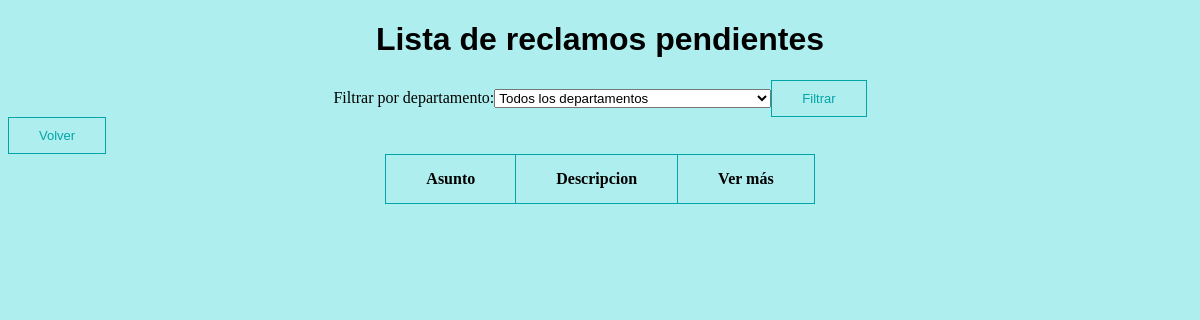
/lista_reclamos (signed in), run on an earlier commit of the app's database.
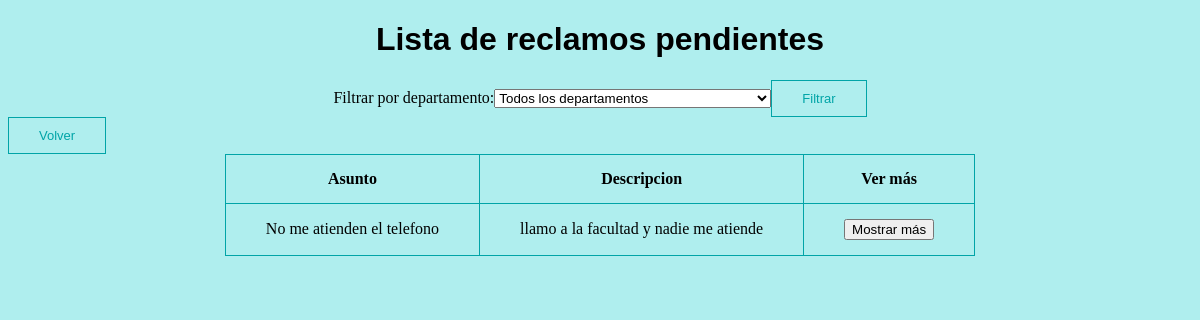
And on a later commit of the database.
### modules/classes.py (models this page shows, shortened)
class Reclamo(db.Model):
    id = db.Column(db.Integer,primary_key=True)
    usuario_creador = db.Column(db.String(100))
    asunto = db.Column(db.String(1000))
    descripcion = db.Column(db.String(1000))
    departamento_id = db.Column(db.Integer, db.ForeignKey('departamento.id'), nullable=True)
    estado =  db.Column(db.String(100))
    adherente = db.Column(db.String(100))
    fecha = db.Column(db.DateTime, default=datetime.utcnow)

### server.py (the view, shortened to what this page needs)
@app.route("/lista_reclamos", methods=['GET','POST'])
@login_required
def lista_reclamos():
    detalles = {}
    departamentos = Departamento.query.all()
    departamento_id = request.args.get('departamento_id',default=None)
    reclamos_pendientes = Reclamo.query.filter_by(estado='Pendiente')
    if departamento_id:
        reclamos_pendientes = reclamos_pendientes.filter(Reclamo.departamento_id == departamento_id)
    reclamos = reclamos_pendientes.all()
    return render_template('lista_reclamos.html', reclamos=reclamos, detalles=detalles,user=current_user.email,departamentos=departamentos)

### server.py (called while the page is built)
@login_manager.user_loader
def user_loader(user_id):
    user = Usuario.query.get(user_id)
    if user:
        if user.id in admin_list:
            return Jefe_departamento.query.get(user_id)  #en base al id clasifica al usuario actual en jefe o usuario final
        else:
            return Usuario_final.query.get(user_id)

### templates/lista_reclamos.html (shortened to what this page needs)
<!DOCTYPE html>
<html lang="en">
<html>
    <head style="background-color:paleturquoise">
    </head>
    <body style="background-color:paleturquoise">
        <h1 class="centrar_element">Lista de reclamos pendientes</h1>
        <form action="{{ url_for('lista_reclamos') }}" method="GET">
            <div class="centrar_element">
            <label for="departamento">Filtrar por departamento: </label>
            <select name="departamento_id" id="departamento">
              <option value="">Todos los departamentos</option>
            </select>
            <button type="submit">Filtrar</button>
            </div>
        </form>
        <button onclick="location.href='/pantalla_principal'">Volver</button>
        <div class="table-container">
          <table>
              <tr>
                <td><b>Asunto</b></td>
                <td><b>Descripcion</b></td>
                <td><b>Ver más</b></td>
              </tr>
              {% for reclamo in reclamos %}
              <tr>
                  <td>{{ reclamo.asunto }} </td>
                  <td>{{ reclamo.descripcion }}</td>
                  <form action="{{ url_for('lista_reclamos') }}" method="post">
                  <td><input type="submit" name="submit-btn" value="Mostrar más"></td>
                  </form>
              </tr>
              {% endfor %}
          </table>
        </div>
    </body>

What changed in the data, as far as the page shows it:
added Reclamo: asunto "No me atienden el telefono", descripcion "llamo a la facultad y nadie me atiende"
